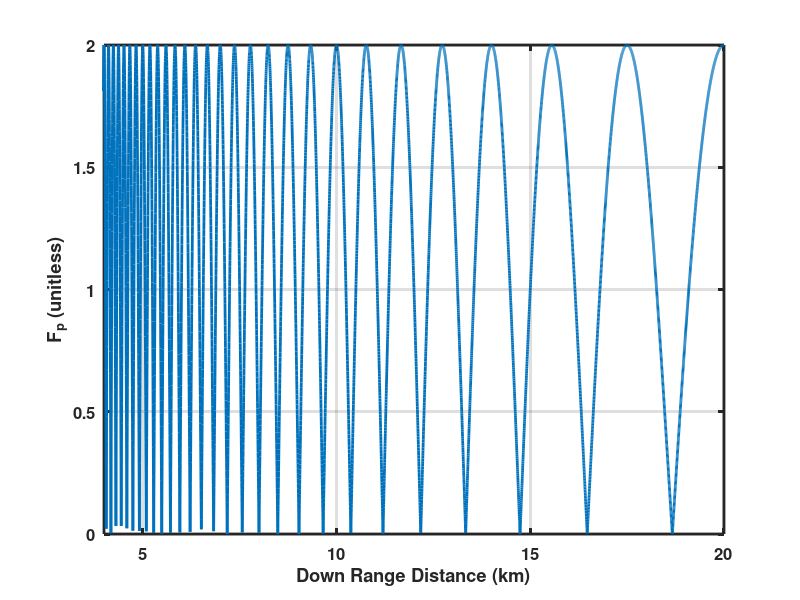

Here is the MATLAB script that generated this plot:
function plotMultipathExample(varargin)

saveFigs = 0;

if (nargin == 1)
    saveFigs = varargin{1};
end

re = 6371000*4/3;
h1 = 30;
h2 = 20;
r4 = linspace(1000,20000,10000);

% h2 = 15 - r4/(2*re);

r1 = sqrt(r4.^2 + (h1-h2).^2);
r23 = sqrt(r4.^2 + (h1+h2).^2);

lambda = 3e8/35e9;
k = 2*pi/lambda;

value = abs(exp(1j*k*r1) + exp(1j*k*r23));

h = figure;
plot(r4/1000,value,'LineWidth',2);
grid on
xlabel('Down Range Distance (km)')
ylabel('F_p (unitless)');
xlim([4 20])
set(gca,'LineWidth',2)
set(gca,'FontSize',12)
set(gca,'FontWeight','bold')

if(saveFigs == 1)
    saveas(h,'two_ray_multipath_results','png')
end
